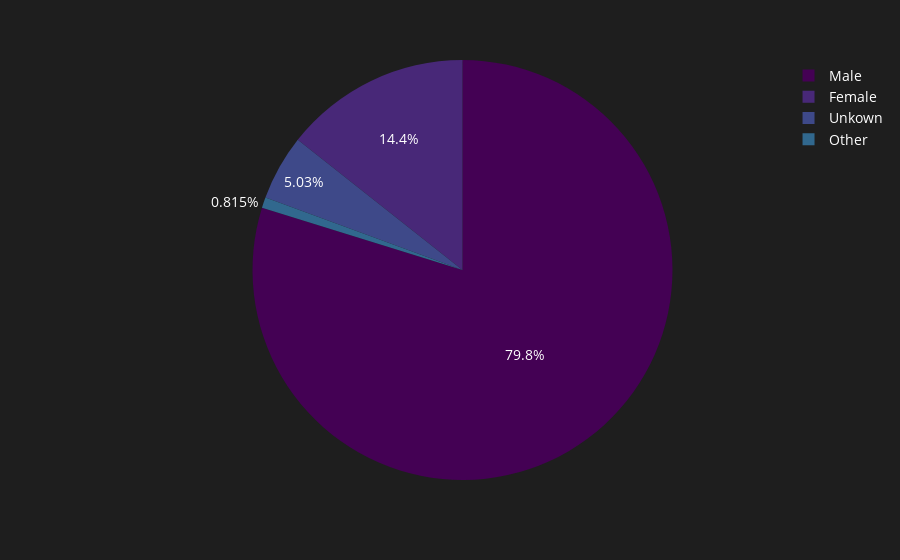

Write notebook code for a chart like this one.
### Code cell
gender_counts = artwork_df['Gender'].value_counts().reset_index()
gender_counts.columns = ['Gender', 'Count']

T2fig1 = px.pie(
    gender_counts,
    names='Gender',            
    values='Count',             
    title="",  
    color='Gender',     
    color_discrete_sequence=px.colors.sequential.Viridis  
)

T2fig1.update_layout(
    plot_bgcolor="#1E1E1E",      
    paper_bgcolor="#1E1E1E",
    font=dict(color="#FFFFFF", size=14),  
    title=dict(font=dict(size=40, color="#00CED1"), x=0.5) 
)

T2fig1.show()

### Figure 1 — Plotly figure (JSON) as saved in the notebook; plotly's stock layout.template omitted (floating-point values rounded to 4 significant figures)
{"data": [{"customdata": [["Male"], ["Female"], ["Unkown"], ["Other"]], "domain": {"x": [0, 1], "y": [0, 1]}, "hovertemplate": "Gender=%{customdata[0]}<br>Count=%{value}<extra></extra>", "labels": ["Male", "Female", "Unkown", "Other"], "legendgroup": "", "marker": {"colors": ["#440154", "#482878", "#3e4989", "#31688e"]}, "name": "", "showlegend": true, "type": "pie", "values": [125785, 22625, 7936, 1284]}], "layout": {"autosize": true, "font": {"color": "#FFFFFF", "size": 14}, "legend": {"tracegroupgap": 0}, "margin": {"t": 60}, "paper_bgcolor": "#1E1E1E", "piecolorway": ["#440154", "#482878", "#3e4989", "#31688e", "#26828e", "#1f9e89", "#35b779", "#6ece58", "#b5de2b", "#fde725"], "plot_bgcolor": "#1E1E1E", "title": {"font": {"color": "#00CED1", "size": 40}, "x": 0.5}}}
